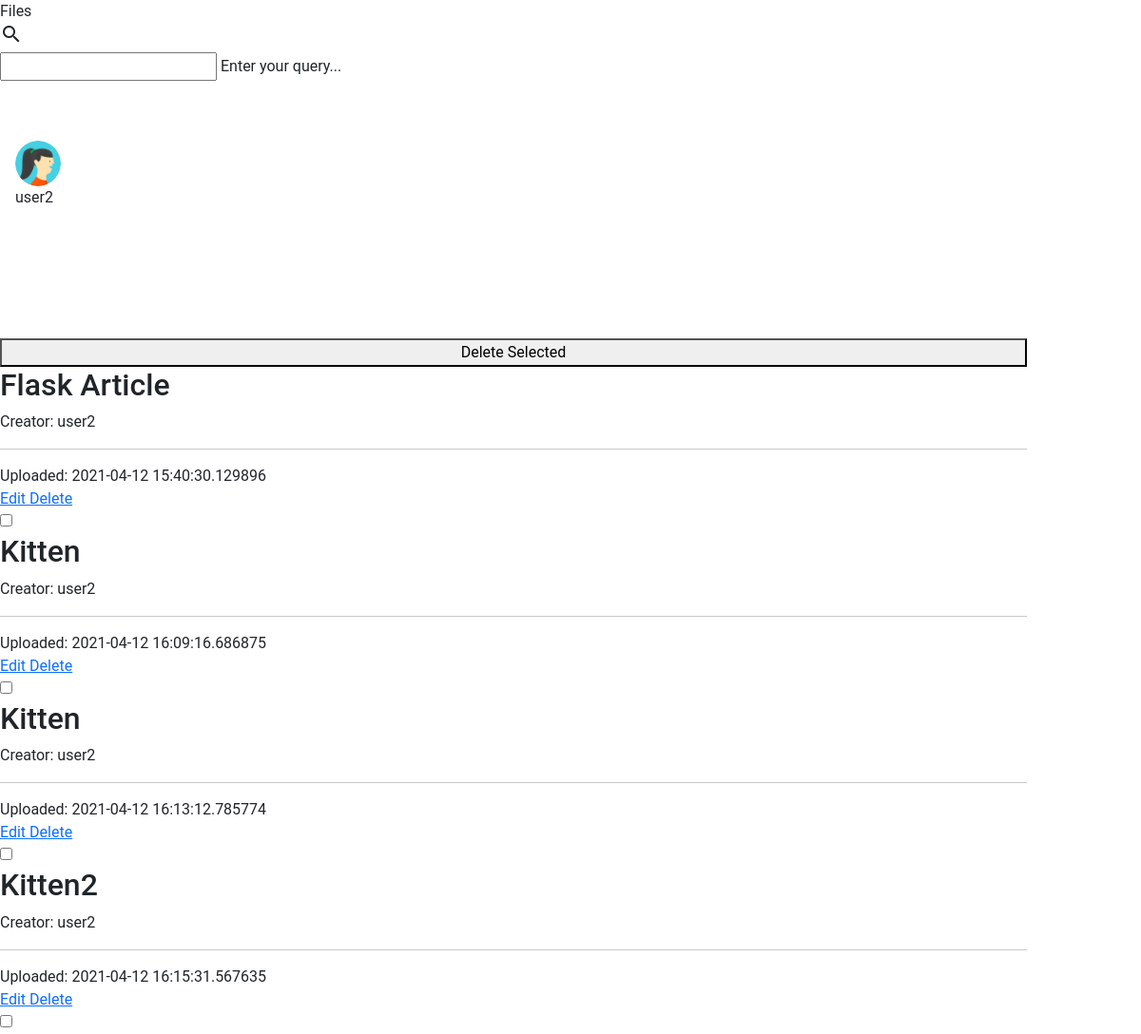
/my_files (signed in), run on an earlier commit of the app's database.
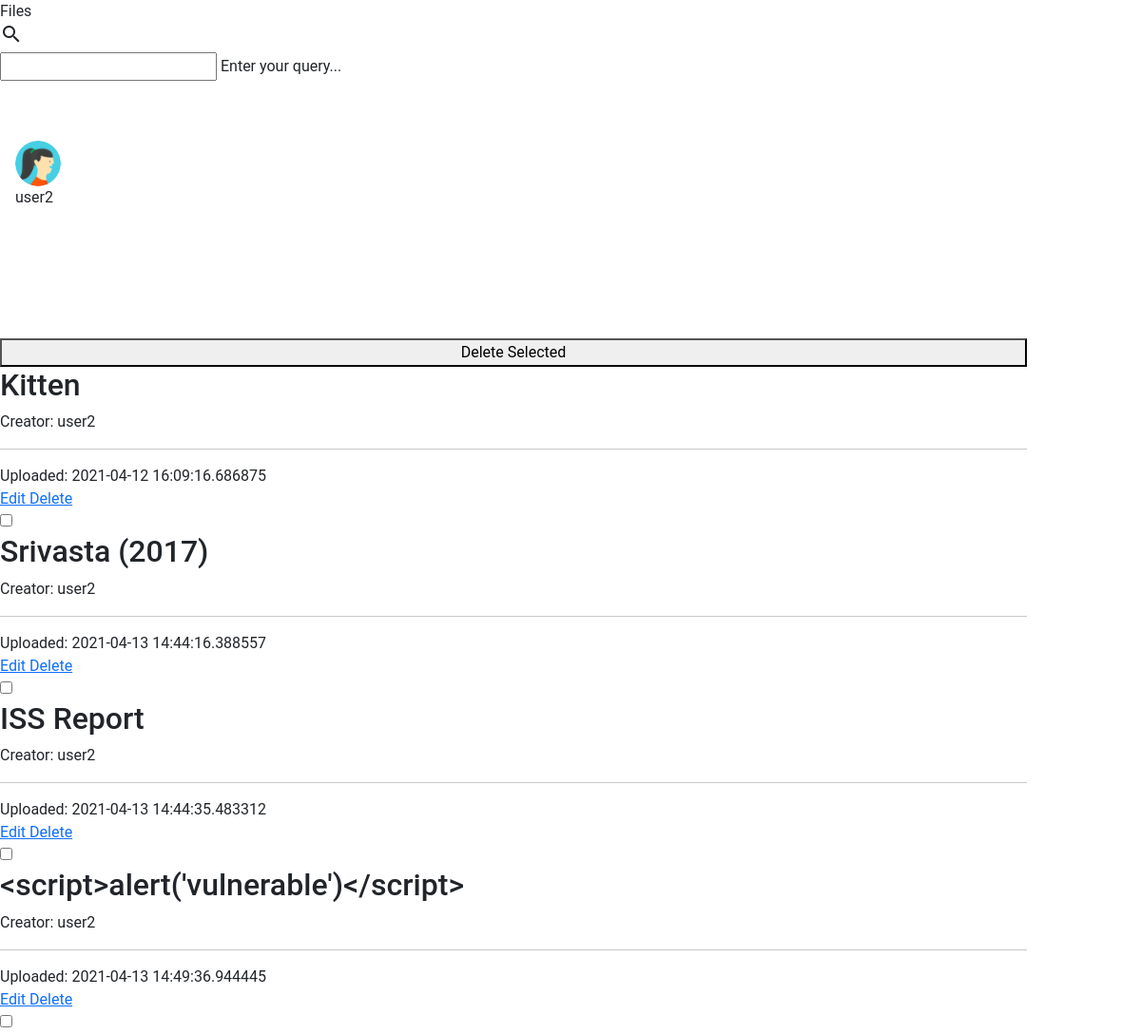
And on a later commit of the database.
### main.py (models this page shows)
class Files(db.Model):
    __tablename__ = 'files'
    id = db.Column("file_id", db.Integer, primary_key=True)
    name = db.Column(db.String(100))
    url = db.Column(db.String(200))
    created_date = db.Column(db.DateTime, default=datetime.datetime.utcnow)
    creator_id = db.Column(db.String(100, collation='NOCASE'), nullable=False)
    downloadable = db.Column(db.Boolean(), nullable=False, server_default='0')

### main.py (the view)
@app.route("/my_files")
@login_required
def my_files():
    if not (current_user.is_staff or current_user.is_admin):
        return render_template('permission_denied.html', subs=build_subs('My Files'))
    filenames = Files.query.filter(Files.creator_id == current_user.id)
    return render_template("my_files.html", subs = build_subs('Files'), files=filenames)

### main.py (called while the page is built)
def build_subs(page=None):
    if current_user.is_authenticated:
        logged_in = True
        user = current_user.id
        is_admin = current_user.is_admin
        is_staff = current_user.is_staff
    else:
        logged_in = False
        user = ""
        role = None
        is_admin = False
        is_staff = False
    subs = {
        'page': page,
        'user': user,
        'logged_in': logged_in,
        'is_admin': is_admin,
        'is_staff': is_staff,
    }
    return subs

@login_manager.user_loader
def load_user(user_id):
    return User.query.get(user_id)

### templates/my_files.html (shortened to what this page needs)
{% extends "base.html" %}
{% block body %}
{% if files %}
<form action="/delete" method="POST" style="width:100%">
<button class="mdl-button mdl-js-button mdl-button--raised mdl-button--accent" type="submit" style="width:100%">
  Delete Selected
</button>
{% for file in files %}
<div class="mdl-cell mdl-cell--12-col mdl-card mdl-shadow--2dp">
    <div class="mdl-card__title">
      <h2 class="mdl-card__title-text">{{ file.name}}</h2>
    </div>
    <div class="mdl-card__supporting-text">
      Creator: {{ file.creator_id }}
      <hr>
      Uploaded: {{ file.created_date}}
    </div>
    <div class="mdl-card__actions mdl-card--border">
      <a class="mdl-button mdl-button--colored mdl-js-button mdl-js-ripple-effect" href="/edit/{{file.id}}">
        Edit
      </a>
      <a class="mdl-button mdl-button--colored mdl-js-button mdl-js-ripple-effect" href="/delete/{{file.id}}">
        Delete
      </a>
    </div>
    <div class="mdl-card__menu">
      <label class="mdl-checkbox mdl-js-checkbox mdl-js-ripple-effect" for="delete_{{file.id}}">
        <input type="checkbox" name="delete_{{file.id}}" id="delete_{{file.id}}" class="mdl-checkbox__input" value=True>
      </label>
    </div>
</div>
{% endfor %}
</form>
{% endif %}
{% endblock %}

What changed in the data, as far as the page shows it:
removed Files: name "Flask Article", creator_id "user2", created_date "2021-04-12 15:40:30.129896"
removed Files: name "Kitten", creator_id "user2", created_date "2021-04-12 16:13:12.785774"
removed Files: name "Kitten2", creator_id "user2", created_date "2021-04-12 16:15:31.567635"
added Files: name "Srivasta (2017)", creator_id "user2", created_date "2021-04-13 14:44:16.388557"
added Files: name "ISS Report", creator_id "user2", created_date "2021-04-13 14:44:35.483312"
added Files: name "<script>alert('vulnerable')</script>", creator_id "user2", created_date "2021-04-13 14:49:36.944445"
